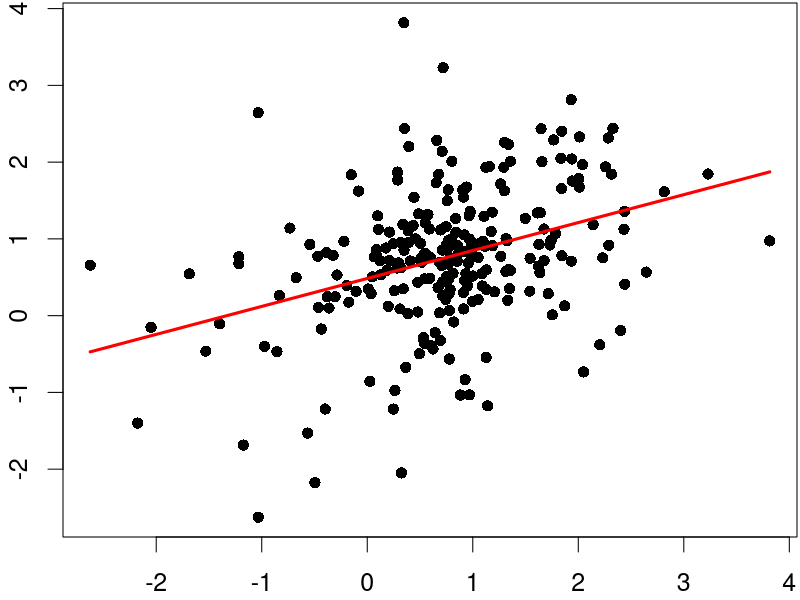

Reproduce this figure in R.
#
# MLE Example - R code by Yaroslav Blogov 
#
# Analytic representation:
#
# http://www.le.ac.uk/users/dsgp1/COURSES/MATHSTAT/13mlreg.pdf
#
# 16:08 09.09.2015
#
#

# загрузка данных из файлов
x <- read.table("x_matlab.txt", sep = ",")
y <- read.table("y_matlab.txt")

# преобразование данных в матрично-векторные типы
x <- as.matrix(x)
y <- as.matrix(y)

# запись функции правдоподобия для линейной регрессии y ~ x
# logL(beta, sigma) = -T/2*log(2*pi) -T/2*log(sigma^2) -1/(2*sigma^2)*(y-x*beta)'*(y-x*beta)
neg_llh <- function(x, y, par) { 
  
  # par[1] = beta_1, ..., par[n] = beta_n, par[n+1] = sigma^2
  if (nrow(x) != nrow(y)) stop ("x and y must have equal length")
  
  n <- ncol(x) # количество регрессоров (вкл. константу) 
  T <- nrow(x) # количество наблюдений

  # логарифм функции правдоподобия
  # cbind - предобразование списка значений в вектор-столбец
  # %*% - операция матрично-векторного умножения (как в линейной алгебре)
  # * - операция поэлементного умножения
  logL <- -T/2*log(2*pi) -T/2*log(par[n+1]) -1/(2*par[n+1])*t(y-x%*%cbind(par[1:n]))%*%(y-x%*%cbind(par[1:n]))

  return(-logL)

}

# подбор параметров регрессии численными методами оптимизации
n <- ncol(x); T <- nrow(x)
theta <- rep(1, times = n+1) # вектор параметров
# минимизируемая функция:
# отрицательное логарифмическое правдоподобие с подставленными значениями x и y
ml_func <- function(theta) neg_llh(x, y, theta)

opt <- optim(fn = ml_func, par = theta, method = "Nelder-Mead")

# вектор оптимальных значений параметров
opt$par

# график
y_hat <- apply(matrix(rep(opt$par[1:n], T), nrow = T, ncol = n, byrow = TRUE) * x, 1, sum)

par(cex = 1.5)
par(mar = c(2.1,2.1,0.1,0.1))
plot(x[,2], as.vector(y), pch = 16)
lines(x[,2], y_hat, col = "red", lwd = 3)


